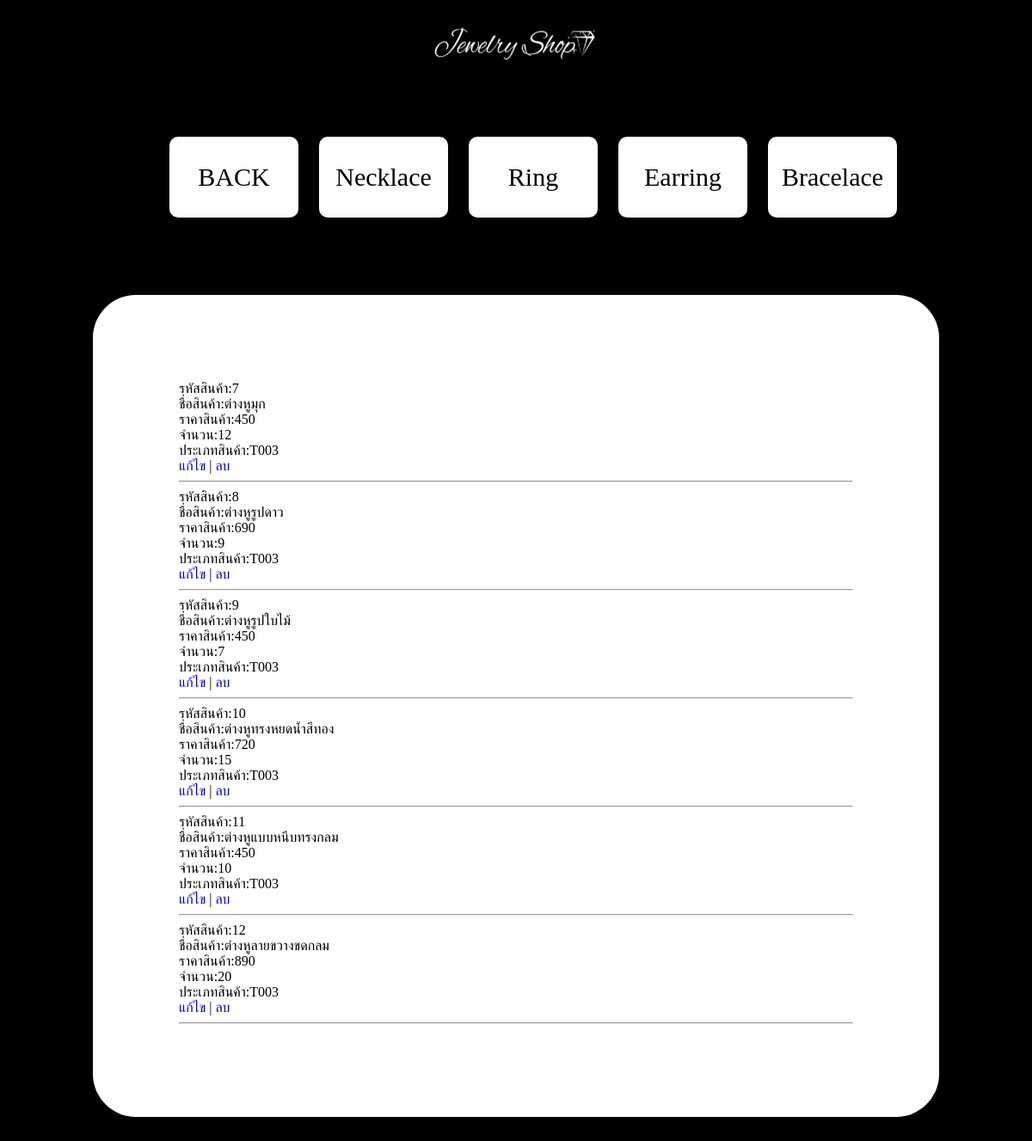
/projectweb/listproductT003.php, run on the app's committed database.
### tables this page shows
CREATE TABLE `product` (
  `id_product` int(50) NOT NULL,
  `name_product` varchar(50) NOT NULL,
  `price_product` decimal(10,0) NOT NULL,
  `num_product` int(11) NOT NULL,
  `id_type` varchar(50) NOT NULL
);

### projectweb/listproductT003.php (the view, shortened to what this page needs)
<?php include "connect2.php"?>
<html>
<head><meta charset="utf-8">
    <link href="style/style_ad2.css" rel="stylesheet">
</head>
<body>
<header><img src="img_decorate/jewshop5.png" width="200" height="40" ></header>
<nav>
    <ul class="navbar">
        <a href="homead.php">BACK  </a>
        <a href="listproductT001.php">Necklace</a>
        <a href="listproductT002.php">Ring</a>
        <a href="listproductT003.php">Earring</a>
        <a href="listproductT004.php">Bracelace</a>
    </ul>
</nav>
<div class="list">
<?php
$stmt = $pdo->prepare("SELECT * FROM product WHERE id_type='T003' ");
$stmt->execute();
while ($row = $stmt->fetch()) {
echo "รหัสสินค้า:" .$row ["id_product"]."<br>";
echo "ชื่อสินค้า:" .$row ["name_product"]."<br>";
echo "ราคาสินค้า:" .$row ["price_product"]. "<br>";
echo "จำนวน:" .$row ["num_product"]. "<br>";
echo "ประเภทสินค้า:" .$row ["id_type"]. "<br>";
echo "<a href='editformproduct.php?id_product=".$row ["id_product"]."'>แก้ไข</a> |";
echo "<a href='#' onclick= confirmDelete('".$row["id_product"]."')> ลบ</a>";
echo "<hr>\n";
 } ?>
</div>
</body>
</html>

### projectweb/style/style_ad2.css (style rules this page uses)
@media (min-width: 900px) { nav { text-align:center; } }
@media (min-width: 900px) { nav a { display: inline-flex; text-align:center; font-size:30px; border-radius:10px; padding:30px; background:white; color:black; margin: 50px 12px -10px 12px; width: 90px; justify-content: center; } }
@media (min-width: 900px) { .navbar { display: flex; list-style: none; justify-content: center; } }
@media (min-width: 900px) { body { background-color:black; } }
@media (min-width: 900px) { header { background-color:black; display: flex; justify-content:center; height: 85px; align-items: center; } }
@media (min-width: 900px) { a:link { text-decoration:none; } }
@media (min-width: 900px) { .list { padding: 100px; background-color:white; margin:100px 100px; border-radius:50px; } }

### data on the page
product: id_product "7", name_product "ต่างหูมุก", price_product "450", num_product "12", id_type "T003"
product: id_product "8", name_product "ต่างหูรูปดาว", price_product "690", num_product "9", id_type "T003"
product: id_product "9", name_product "ต่างหูรูปใบไม้", price_product "450", num_product "7", id_type "T003"
product: id_product "10", name_product "ต่างหูทรงหยดน้ำสีทอง", price_product "720", num_product "15", id_type "T003"
product: id_product "11", name_product "ต่างหูแบบหนีบทรงกลม", price_product "450", num_product "10", id_type "T003"
product: id_product "12", name_product "ต่างหูลายขวางขดกลม", price_product "890", num_product "20", id_type "T003"
